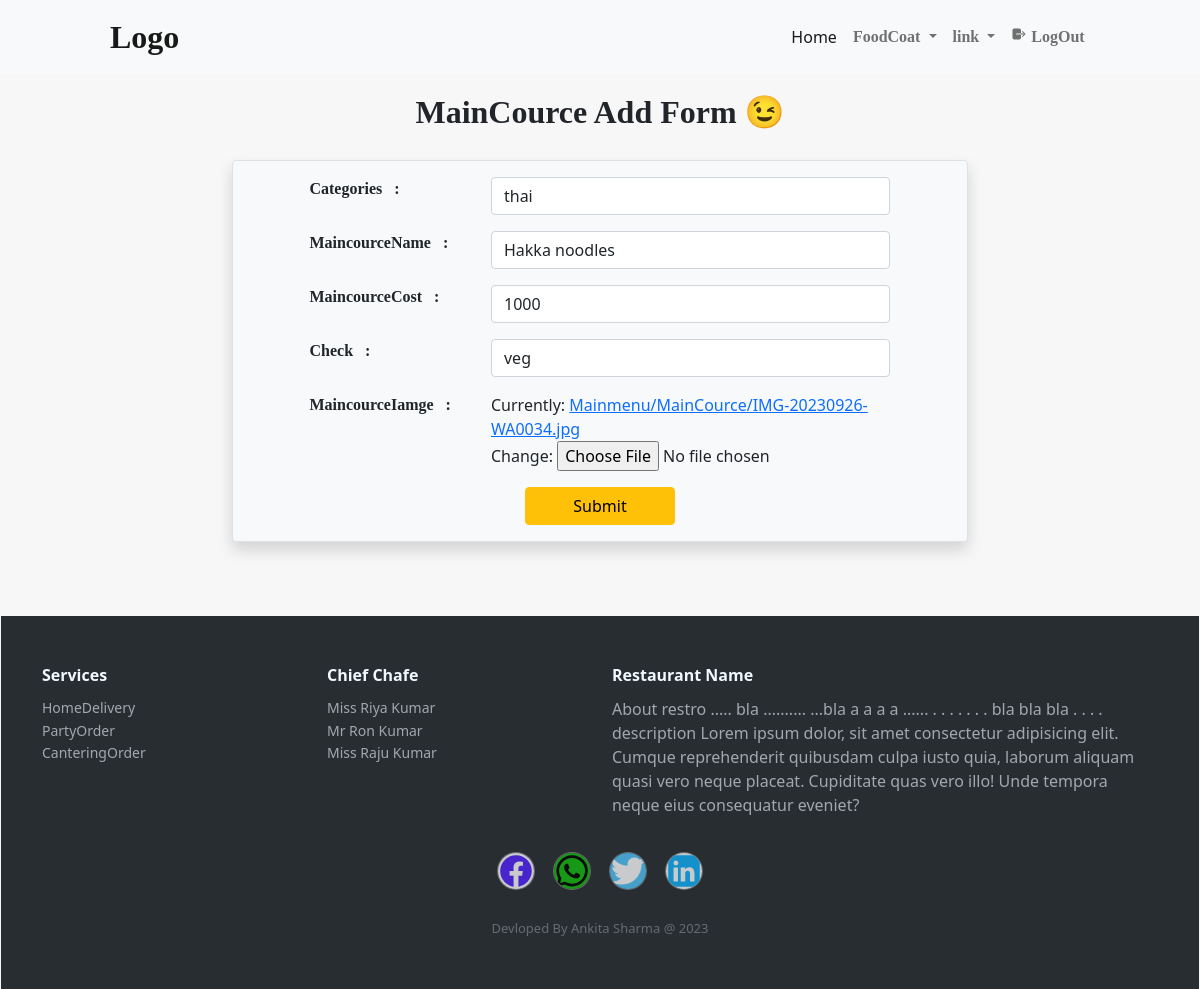
The page /manager/MainCourceFormUpdateAdmin/1/ (signed in) on the database its author committed.
### CustomerApp/models.py (models this page shows)
class Main_CourceModel(models.Model):
    categories=models.ForeignKey(MenuCategories,on_delete=models.CASCADE)
    MaincourceName=models.CharField(max_length=300)
    MaincourceCost=models.CharField(max_length=300)
    MaincourceIamge=models.FileField(upload_to="Mainmenu/MainCource/",max_length=600)
    Check=models.CharField(max_length=100,default="veg")
    Maincource=models.DateTimeField(auto_now=True)

### ManagerApp/view2.py (the view, shortened to what this page needs)
# urls.py: path('MainCourceFormUpdateAdmin/<str:i>/',MainCourceFormUpdateAdmin,name='MainCourceFormUpdateAdmin'),
def MainCourceFormUpdateAdmin(request,i):
    if 'ManagerUserid' not in request.session:
        return redirect("MangerLogin")
    pk=Main_CourceModel.objects.get(pk=i)
    form=MainCourceForm(instance=pk)
    return render(request,"manager/Form.html",{'form':form,'header':' MainCource Add Form 😉'})

### ManagerApp/form.py
class MainCourceForm(forms.ModelForm):
    class Meta:
        model=Main_CourceModel
        fields=['categories','MaincourceName','MaincourceCost','Check','MaincourceIamge']
        menu_opt=(('','Select from list    ▼ '),('thai','thai'),('local','local'),('italian','italian'),('local','local'),('continenetal','continenetal'))
        check_opt=(('','Select from list    ▼ '),('veg','veg'),('nonveg','nonveg'))
        widgets={'categories':forms.Select( choices=menu_opt,attrs={'class':'form-control'}),
                 'MaincourceName':forms.TextInput(attrs={'class':'form-control','placeholder':'Enter Name'}),
                 'MaincourceCost':forms.TextInput(attrs={'class':'form-control','placeholder':'Enter Cost'}),
                 'Check':forms.Select( choices=check_opt,attrs={'class':'form-control'})}

### CustomerApp/models.py (called while the page is built)
    def __str__(self) -> str:
        return self.Caregories

### template/manager/Form.html (shortened to what this page needs)
{% extends 'manager/M_dashboard.html' %}
{% block content %}
<div class="container mt-3">
    <div class="row">
        <div class="col-sm-12 text-center bold mb-4">
                {{header}}
        </div>
    </div>
    <div class="row  d-flex justify-content-around">
        <div class="col-lg-8">
            <form action="" method="post"  enctype="multipart/form-data" >
                <div class="container bg-light alert shadow border">
                    {% for k  in  form %}
                    <div class="row mb-3 ">
                        <div class="col-lg-3 label-control offset-lg-1 bold1 mb-1">
                           {{k.label}} &nbsp :
                        </div>
                        <div class="col-lg-7">
                            {{k}}
                        </div>
                    </div>
                    {% endfor %}
                    <div class="row d-flex justify-content-around">
                    <input type="submit" style="max-width: 150px;" name='Submit' class="btn btn-warning" value="Submit">
                    </div>
                </div>
            </form>
        </div>
    </div>
</div>
{% endblock  %}

### static/css/manager/Man_dashboar.css (style rules this page uses)
.bold { font-size: 4vh; font-family: serif; font-weight:900; }
.bold1 { font-family: serif; font-weight:600; }

### rows shown on the page
Main_CourceModel: form "thai" "Hakka noodles" "1000" "veg"

### other values the page prints
{{ header }} "MainCource Add Form 😉"
{{ k.label }} "Categories" "MaincourceName" "MaincourceCost" "Check" "MaincourceIamge"
